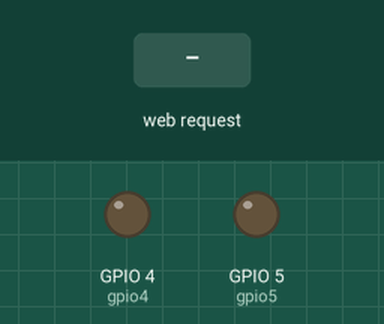
Simulated run of this sketch. Board: ESP8266 (NodeMCU). Parts: output pins drawn as LEDs (lit = HIGH). Inputs (shaded band) come from the test bench. WiFi joins after 1.5 s; servers stay silent unless stated; what the sketch prints to the serial monitor is not drawn.

Above: at 2.7 s.
2.8 s: HTTP request GET /greenLED/ON received
At 3.6 s:
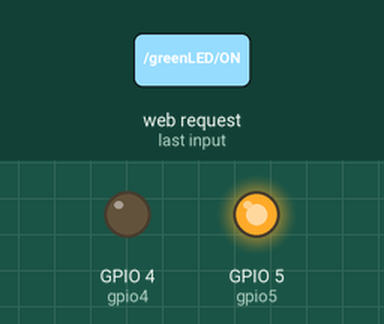
4.3 s: HTTP request GET /redLED/ON received
At 4.8 s:
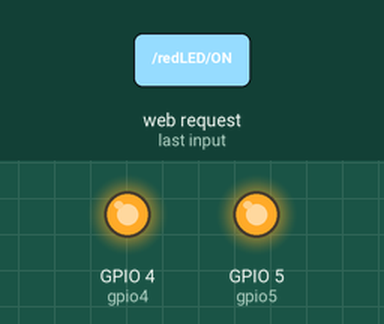
5.8 s: HTTP request GET /greenLED/OFF received
At 7.1 s:
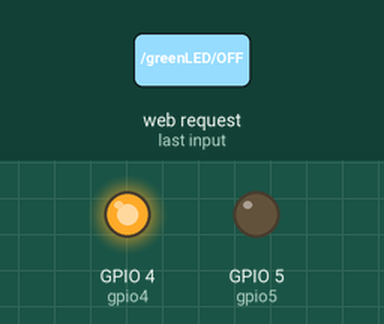
Timing chart, 0 to 8.8 s (numbered marks = the images above; inputs shaded):
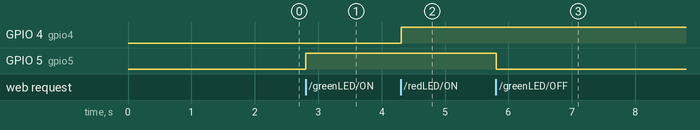

Measured:
- after the input at 2.8 s, GPIO 5 (gpio5): LOW → HIGH at once
- after the input at 4.3 s, GPIO 4 (gpio4): LOW → HIGH at once
- after the input at 5.8 s, GPIO 5 (gpio5): HIGH → LOW at once

The sketch:

ESP8266WebServer_Ebook.ino
```cpp
/*
Project: ESP8266 ESP-12E WiFi module, LEDs
Function: Control of LEDs with Web Server
http://acoptex.com
 */
#include <ESP8266WiFi.h>//We include the WiFi library

//You need to replace with your network credentials
const char* ssid     = "YOUR_LOCAL_NETWORK_SSID";
const char* password = "YOUR_LOCAL_NETWORK_PASSWORD";

int const gpio5 = 5; //green LED attached to GPIO 5 pin of ESP8266 ESP-12E WiFi Module
int const gpio4 = 4; //red LED attached to GPIO 5 pin of ESP8266 ESP-12E WiFi Module

WiFiServer server(80); //We set web server port number
String header;//We create the string variable to store the HTTP request

//We create variables to store the current output state
String gpio5State = "OFF";
String gpio4State = "OFF";

//Other variables
unsigned long currentTime = millis();
unsigned long previousTime = 0;

const long timeoutTime =2000; //timeout time in milliseconds (2 seconds)

void setup() {
  Serial.begin(115200); //Initialise serial communication at 115200 bps
  pinMode(gpio5, OUTPUT);//We set gpio5 pin as OUTPUT
  pinMode(gpio4, OUTPUT);//We set gpio4 pin as OUTPUT
  digitalWrite(gpio5, LOW);//We set gpio 5 pin to LOW by default
  digitalWrite(gpio4, LOW);//We set gpio 4 pin to LOW by default

  //We connect to local WiFi network
  WiFi.begin(ssid, password);
  while (WiFi.status() != WL_CONNECTED) {
    delay(500);
    Serial.print(".");
  }
  //We print in Serial Monitor ESP8266 ESP-12E WiFi module IP address
  Serial.println("");
  Serial.println("");
  Serial.println("Connected to local WiFi network.");
  Serial.println("");
  Serial.println("Your ESP8266 ESP-12E WiFi module IP address: ");
  Serial.println(WiFi.localIP());

  server.begin();//We start the web server
}

void loop(){
  WiFiClient client = server.available();   //We listen for incoming clients

  if (client) {                             //If a new client connects,
    Serial.println("New Client connected.");//We print a message out in the Serial Monitor
    String currentLine = "";                //We make a String variable to hold incoming data from the client
    currentTime = millis();
    previousTime = currentTime;
    while (client.connected() && currentTime - previousTime <= timeoutTime) { //We have loop while the client's connected
      currentTime = millis();
      if (client.available()) {             //If there are bytes to read from the client,
        char c = client.read();             //Read a byte, then
        Serial.write(c);                    //Print it out the Serial Monitor
        header += c;
        if (c == '\n') {                    //If the byte is a newline character
                                            //If the current line is blank, you got two newline characters in a row.
                                            //That's the end of the client HTTP request, so send a response:
          if (currentLine.length() == 0) {


            client.println("HTTP/1.1 200 OK");       //HTTP headers always start with a response code
            client.println("Content-type:text/html");//and a content-type so the client knows what's coming,
            client.println("Connection: close");
            client.println();                        //then a blank line


            if (header.indexOf("GET /greenLED/ON") >= 0) { //turns the LEDs ON/OFF
              Serial.println("Green LED is ON");
              gpio5State = "ON";
              digitalWrite(gpio5, HIGH);
            } else if (header.indexOf("GET /greenLED/OFF") >= 0) {
              Serial.println("Green LED is OFF");
              gpio5State = "OFF";
              digitalWrite(gpio5, LOW);
            } else if (header.indexOf("GET /redLED/ON") >= 0) {
              Serial.println("Red LED is ON");
              gpio4State = "ON";
              digitalWrite(gpio4, HIGH);
            } else if (header.indexOf("GET /redLED/OFF") >= 0) {
              Serial.println("Red LED is OFF");
              gpio4State = "OFF";
              digitalWrite(gpio4, LOW);
            }
            //We make the HTML web page
            client.println("<!DOCTYPE html><html>");
            client.println("<head><meta name=\"viewport\" content=\"width=device-width, initial-scale=1\">");
            client.println("<link rel=\"icon\" href=\"data:,\">");
            //CSS style for ON/OFF buttons
            //You can change the background-color, font-size, make border, change font color if you want so
            client.println("<style>html { font-family: Helvetica; display: inline-block; margin: 0px auto; text-align: center;}");
            client.println(".button { background-color: #2E7C4F; border: none; color: white; padding: 16px 40px;");  //ON button CSS style
            client.println("text-decoration: none; font-size: 30px; margin: 2px;}");
            client.println(".button1 {background-color: #FF4C4F; border: none; color: white; padding: 16px 33px;");  //OFF button CSS style
            client.println("text-decoration: none; font-size: 30px; margin: 2px;}</style></head>");
            client.println("<body><h1>ESP8266 ESP-12E Web Server</h1>");                                             //Web page heading
            client.println("<p>Green LED is " + gpio5State + "</p>");                                                //We show the current state, ON/OFF buttons for green LED
            if (gpio5State=="ON") {                                                                                  //If the gpio5State is OFF, it displays the ON button
              client.println("<p><a href=\"/greenLED/OFF\"><button class=\"button1\">OFF</button></a></p>");
            } else {
              client.println("<p><a href=\"/greenLED/ON\"><button class=\"button\">ON</button></a></p>");
            }
            client.println("<p>Red LED is " + gpio4State + "</p>");                                                  //We show the current state, ON/OFF buttons for red LED

            if (gpio4State=="ON") {                                                                                  //If the gpio4State is OFF, it displays the ON button
              client.println("<p><a href=\"/redLED/OFF\"><button class=\"button1\">OFF</button></a></p>");
            } else {
              client.println("<p><a href=\"/redLED/ON\"><button class=\"button\">ON</button></a></p>");
            }
            client.println("</body></html>");
            client.println();              //We add the blank line on the end of the HTTP response

            break;                         //We break out of the while loop
          } else {                         //If you got a newline, then clear currentLine
            currentLine = "";
          }
        } else if (c != '\r') {            //If you got anything else but a carriage return character,
          currentLine += c;                //add it to the end of the currentLine
        }
      }
    }

    header = "";                           //We clear the header variable
    client.stop();                         //We close the connection
    Serial.println("Client disconnected.");//We print the message in Serial Monitor
    Serial.println();
  }
}
```
